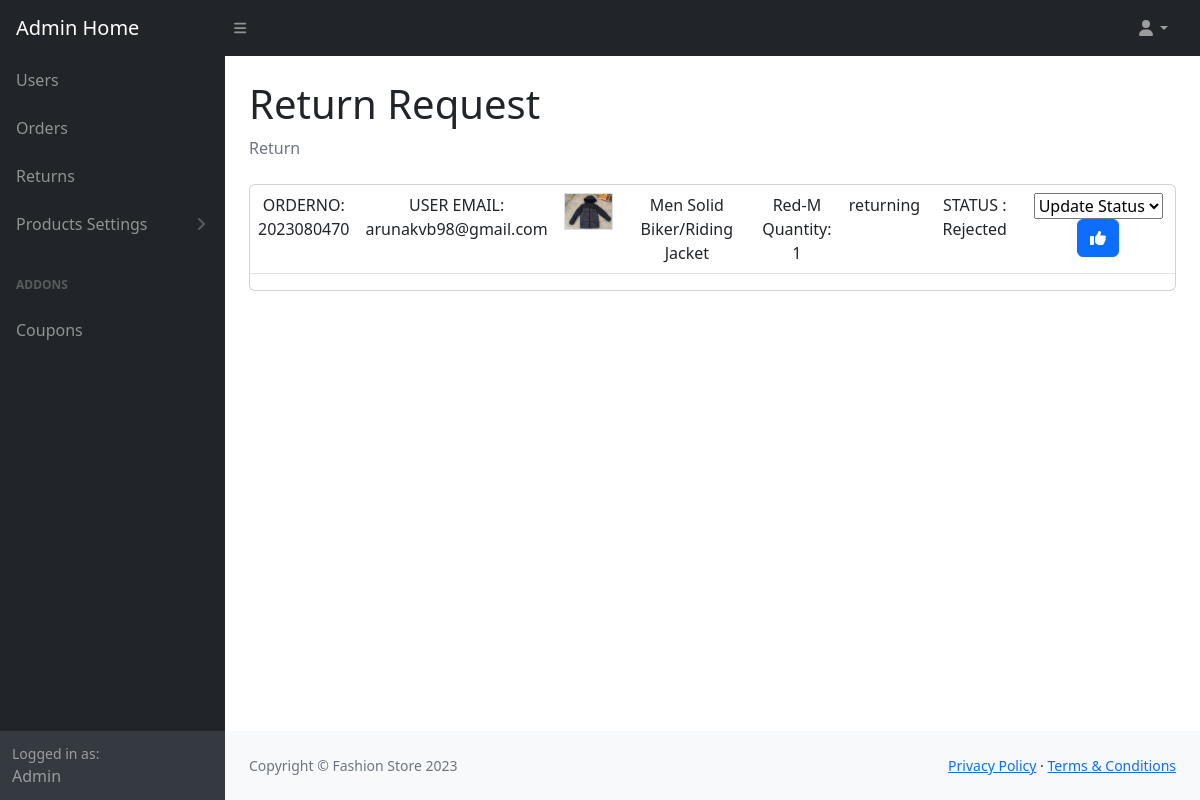
Screenshot of /admin_return_request_view/ (signed in) with the database file from the repository.
### store/models.py (models this page shows, shortened)
class return_request(models.Model):
	user = models.ForeignKey(User, on_delete=models.CASCADE)
	item = models.ForeignKey(OrderProduct, on_delete=models.CASCADE)
	timestamp = models.DateTimeField(auto_now_add=True)
	moreinfo = models.TextField()
	status = models.CharField(max_length=15)

class OrderProduct(models.Model):
	user = models.ForeignKey(User, on_delete=models.SET_NULL, null=True)
	product = models.ForeignKey(Products, on_delete=models.SET_NULL, null=True)
	product_price = models.FloatField()
	payment = models.ForeignKey(Payment, on_delete=models.SET_NULL, blank=True, null=True)
	order = models.ForeignKey(Order, on_delete=models.SET_NULL, null=True)
	quantity = models.IntegerField(default=0, null=True, blank=True)
	created_at = models.DateTimeField(auto_now_add=True)
	updated_at = models.DateTimeField(auto_now=True)
	ordered = models.BooleanField(default=False)
	returned = models.BooleanField(default=False)
	color = models.CharField(max_length=50)
	size = models.CharField(max_length=50)

class Order(models.Model):
	STATUS = (
	('Pending', 'Pending'),
	('New', 'New'),
	('Accepted', 'Accepted'),
	('Completed', 'Completed'),
	('Cancelled', 'Cancelled'),)
	user = models.ForeignKey(User, on_delete=models.SET_NULL, null=True)
	payment = models.ForeignKey(Payment, on_delete=models.SET_NULL, blank=True, null=True)
	order_number = models.CharField(max_length=20)
	first_name = models.CharField(max_length=50)
	last_name = models.CharField(max_length=50)
	phone = models.CharField(max_length=15)
	email = models.EmailField(max_length=50)
	address_line_1 = models.CharField(max_length=50)
	address_line_2 = models.CharField(max_length=50, blank=True)
	country = models.CharField(max_length=50)
	state = models.CharField(max_length=50)
	city= models.CharField(max_length=50)
	pincode = models.CharField(max_length=10)
	order_total = models.FloatField()
	tax = models.FloatField()
	status = models.CharField(max_length=10, choices=STATUS, default='New')
	ip = models.CharField(blank=True, max_length=20)
	is_ordered = models.BooleanField(default=False)
	created_at = models.DateTimeField(auto_now_add=True)
	updated_at = models.DateTimeField(auto_now=True)

class BaseModel(models.Model):
	uid = models.UUIDField(primary_key=True , editable=False , default=uuid.uuid4)
	created_at = models.DateTimeField(auto_now= True)
	updated_at = models.DateTimeField(auto_now_add= True)
	class Meta:
		abstract = True

class Products(BaseModel):
	product_name = models.CharField(max_length=100)
	slug = models.SlugField(max_length=100,unique=True, null=True, blank=True)
	category = models.ForeignKey(Category, on_delete=models.CASCADE, related_name="products")
	price = models.IntegerField()
	product_description = models.TextField()
	image = models.ImageField(null=True, blank=True)
	is_deleted = models.BooleanField(default=False)
	in_store = models.BooleanField(default=False)

### store/views.py (the view)
# urls.py: path('admin_return_request_view/', views.admin_return_request_view, name='admin_return_request_view'),
@login_required(login_url='admin_login')
def admin_return_request_view(request):
    return_items = return_request.objects.all().order_by('-timestamp')
    context = {'return_items': return_items}
    return render(request, 'admin_main/admin_return_request_view.html', context)

### store/context_processors.py (called while the page is built)
def category_list_processor(request):
    category_list = Category.objects.all()
    return {'category_list': category_list}

def cart_counter(request):
    cart_count = 0
    try:
        if request.user.is_authenticated:
            cart_items = CartItems.objects.all().filter(user=request.user)
        else:
            cart = uCart.objects.filter(cart_id=_cart_id(request))
            cart_items = CartItems.objects.all().filter(cart=cart[:1])
        for cart_item in cart_items:
            cart_count += cart_item.quantity
    except uCart.DoesNotExist:
        cart_count=0
    return dict(cart_count=cart_count)

def wish_counter(request):
    if request.user.is_authenticated:
        wish_items = WishList.objects.filter(user=request.user)
    else:
        guest = Guest.objects.filter(guest_id=_wishlist_id(request)).first()
        if guest:
            wish_items = WishList.objects.filter(guest=guest)
        else:
            wish_items = []
    wish_count = wish_items.count() if wish_items else 0
    return {'wish_count': wish_count}

def notification_counter(request):
    if request.user.is_authenticated:
        notifications = Notification.objects.filter(user=request.user,is_read=False)
        noti_count = notifications.count() if notifications else 0
        return dict(noti_count=noti_count)
    else:
        return dict(noti_count=0)

### store/templates/admin_main/admin_return_request_view.html (shortened to what this page needs)
{%extends 'admin_main/admin_base.html'%}
{%load static%}
{%block body%}
{% if user.is_authenticated %}
<main>
 <div class="container-fluid px-4">
    <h1 class="mt-4">Return Request</h1>
    <ol class="breadcrumb mb-4">
        <li class="breadcrumb-item active">Return</li>
    </ol>
    <div class="row">
        <div class="container" >
            <div class="row" style="text-align: center;">
                <div class="col-12">
                     <article class="card">
                    <div class="table-responsive">
                    <table class="table table-hover">
                        {%if return_items%}
                        {%for item in return_items%}
                        <tr>
                        <td width="65">
                            <p class="title mb-0">ORDERNO: {{item.item.order.order_number}}</p>
                        </td>
                        <td width="65">
                            <p class="title mb-0">USER EMAIL: {{item.user.email}}</p>
                        </td>
                        <td width="65">
                        <img src="{{item.item.product.image.url}}" class="img-xs border">
                        </td>
                        <td>
                        <p class="title mb-0">{{item.item.product.product_name}} </p>
                        </td>
                        <td> {{item.item.color}}-{{item.item.size}} <br> Quantity: {{item.item.quantity}} </td>
                        <td>{{item.moreinfo}}</td>
                        <td> STATUS : {{item.status}}</td>
                        <td>
                            <form method="post" action="{%url 'admin_return_request_update' item_id=item.id%}">
                            <select id="mySelect" name="status-{{item.id}}">
                            <option value="apple" disabled selected>Update Status</option>
                            </select>
                                <button class="btn btn-primary" type="submit"><i class="fa fa-thumbs-up"></i></button>
                            </form>
                        </td>
                        </tr>
                        {%endfor%}
                        {%else%}
                        <h3>No Data to Display</h3>
                        {%endif%}
                    </table>
                    </div>
                    </article>
                </div>
            </div>
        </div>
    </div>
</div>
</main>
{%endif%}
{%endblock%}

### store/templates/admin_main/admin_return_request_view.html (style rules this page uses)
.img-xs { width:100% }

### rows the page displays
return_request: item.order.order_number "2023080470", user.email "arunakvb98@gmail.com", item.product.image (picture), item.product.product_name "Men Solid Biker/Riding Jacket", item.color "Red", item.size "M", item.quantity "1", moreinfo "returning", status "Rejected"
